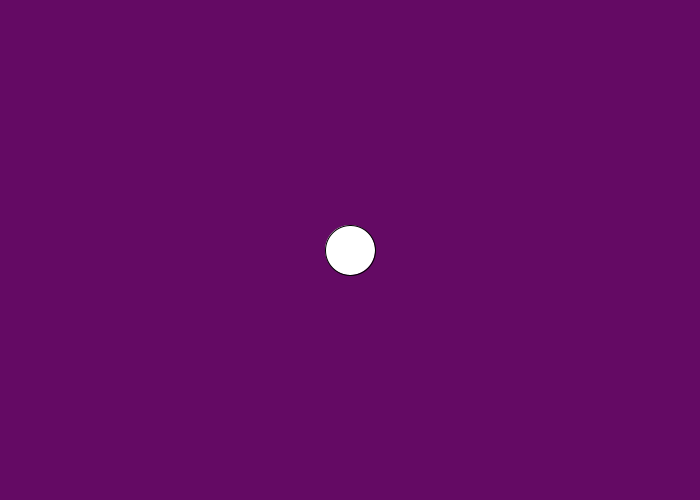
Frame 1 (no input)
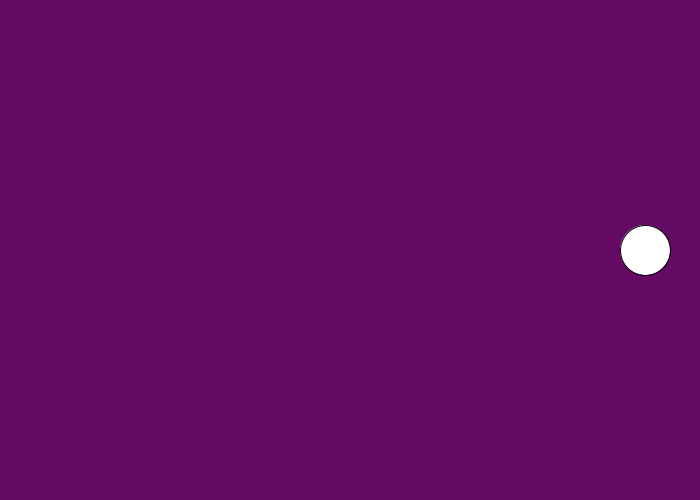
Frame 60 (the mouse pressed at the canvas centre just before this capture)
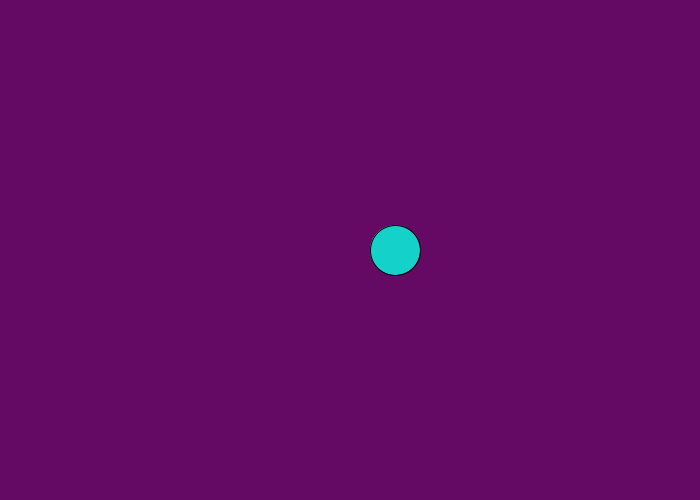
Frame 120 (the mouse held since frame 60 and released just before this capture)

The Processing sketch that drew these frames (run headless with seeded random() and noise(); from frame 60 on, the mouse is pressed at the canvas centre):

// Processing sketch: animation
// ── animation.pde
/**
 * <animation>
 * by <Fengyuan>
 * 
 * <Create a Processing program that does the following animation.>
 * 
 */
 int x = 350;
 int y = 250;
 int delta = 5;
 void setup() {
  size(700, 500); // Size of canvas
  
}
 void draw() {
 background(100, 10, 100);
 ellipseMode(CENTER);
 ellipse(x,y,50,50);
   x = x + delta;
   
   if (x == height+170){
   delta = -5;fill(20,210,201);
   }
   if(x == 25){
     delta =5;fill(200,10,20);
    }
 



 }
